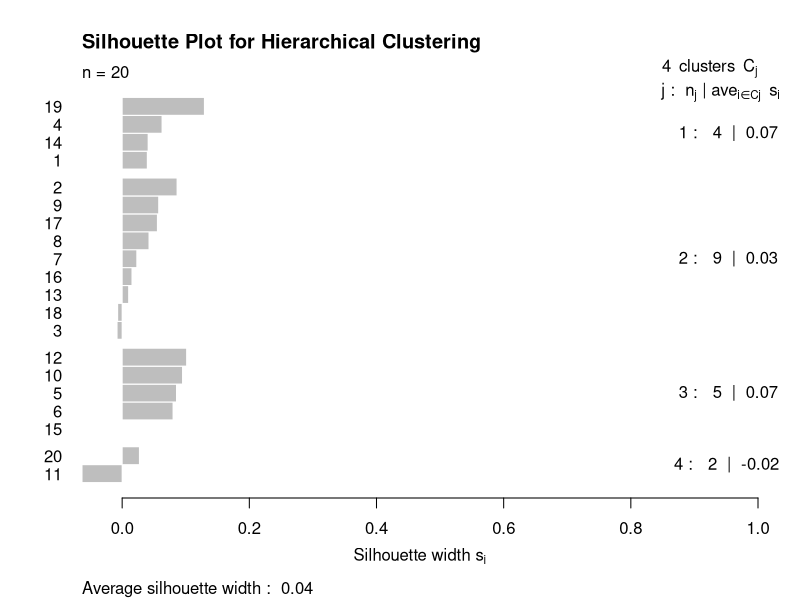

The R source for this figure:
# Generate a synthetic gene expression dataset
set.seed(42)
gene_expression <- matrix(rnorm(1000), nrow = 50, ncol = 20)
rownames(gene_expression) <- paste0("Gene", 1:50)
colnames(gene_expression) <- paste0("Sample", 1:20)

# View the first few rows of the dataset
## genes are rows, samples columns
head(gene_expression)

# Compute the distance matrix
## after transpose genes are columns, samples rows
dist_matrix <- dist(t(gene_expression))  # Transpose to cluster samples, not genes

# Perform hierarchical clustering using complete linkage
hclust_complete <- hclust(dist_matrix, method = "complete")

# Cut the dendrogram to form 4 clusters
clusters <- cutree(hclust_complete, k = 4)

# Add the cluster labels to the samples
sample_clusters <- data.frame(Sample = colnames(gene_expression), Cluster = clusters)
print(sample_clusters)

# Install and load the cluster package for silhouette analysis
install.packages("cluster")
library(cluster)

# Calculate silhouette widths
silhouette_widths <- silhouette(clusters, dist_matrix)

# Plot the silhouette plot
plot(silhouette_widths, main = "Silhouette Plot for Hierarchical Clustering")

## Silhouette width measures how similar an object is to its own cluster
### compared to other clusters

## Si values close to 1 indicate that an object is well-clustered
## Si values close to 0 indicate that an object is on the boundary between 2 clusters
## Si values close to -1 indicate that an object might be assigned to the wrong cluster
